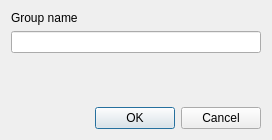
<?xml version="1.0" encoding="UTF-8"?>
<ui version="4.0">
 <class>AddGroup</class>
 <widget class="QWidget" name="AddGroup">
  <property name="geometry">
   <rect>
    <x>0</x>
    <y>0</y>
    <width>272</width>
    <height>140</height>
   </rect>
  </property>
  <property name="windowTitle">
   <string>AddGroup</string>
  </property>
  <layout class="QVBoxLayout" name="verticalLayout">
   <item>
    <widget class="QLabel" name="label">
     <property name="text">
      <string>Group name</string>
     </property>
    </widget>
   </item>
   <item>
    <widget class="QLineEdit" name="lineEdit"/>
   </item>
   <item>
    <spacer name="verticalSpacer">
     <property name="orientation">
      <enum>Qt::Vertical</enum>
     </property>
     <property name="sizeHint" stdset="0">
      <size>
       <width>20</width>
       <height>40</height>
      </size>
     </property>
    </spacer>
   </item>
   <item>
    <widget class="QDialogButtonBox" name="buttonBox">
     <property name="standardButtons">
      <set>QDialogButtonBox::Cancel|QDialogButtonBox::Ok</set>
     </property>
    </widget>
   </item>
  </layout>
 </widget>
 <resources/>
 <connections/>
</ui>
